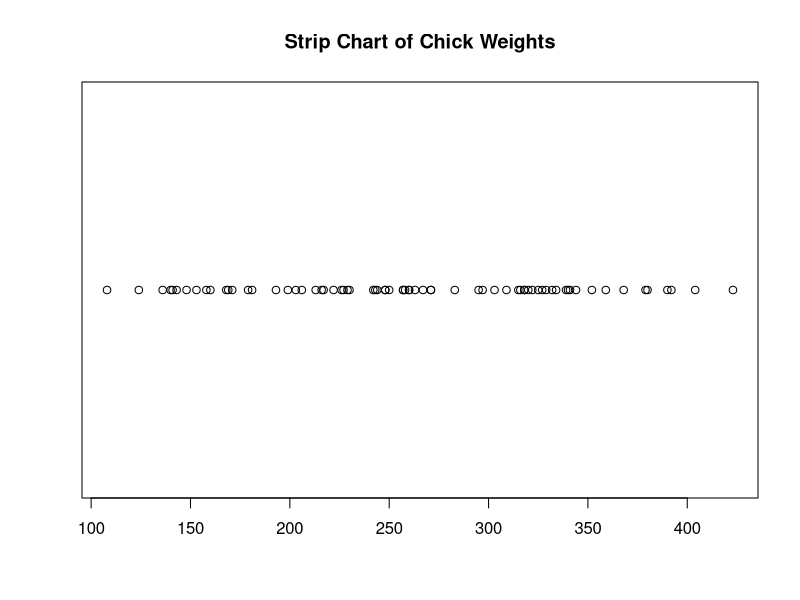
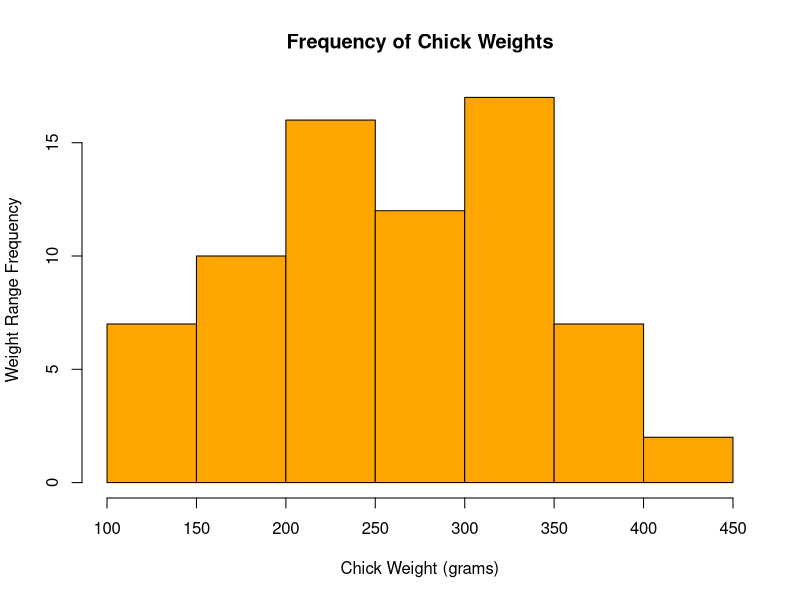
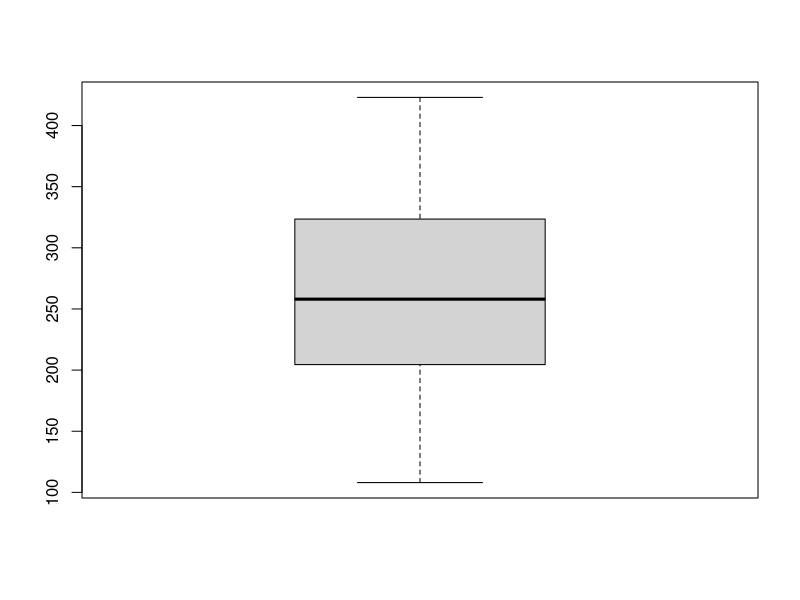
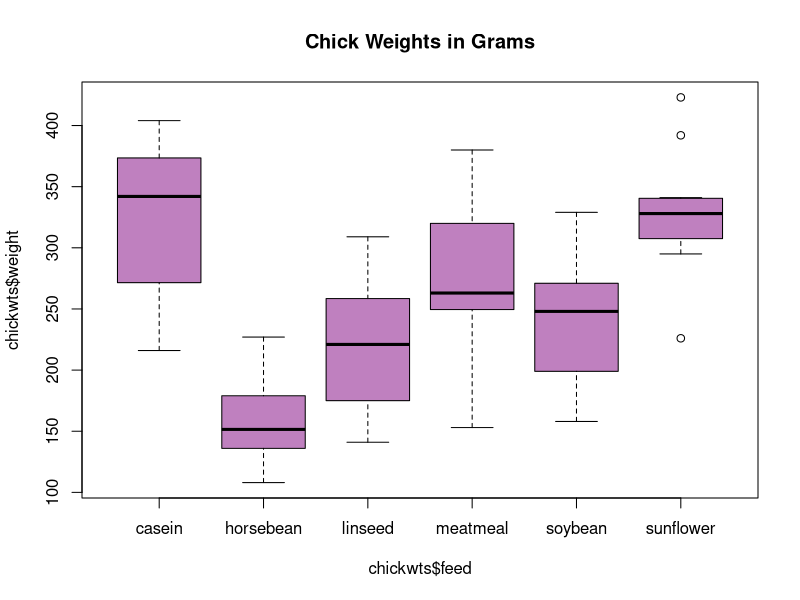
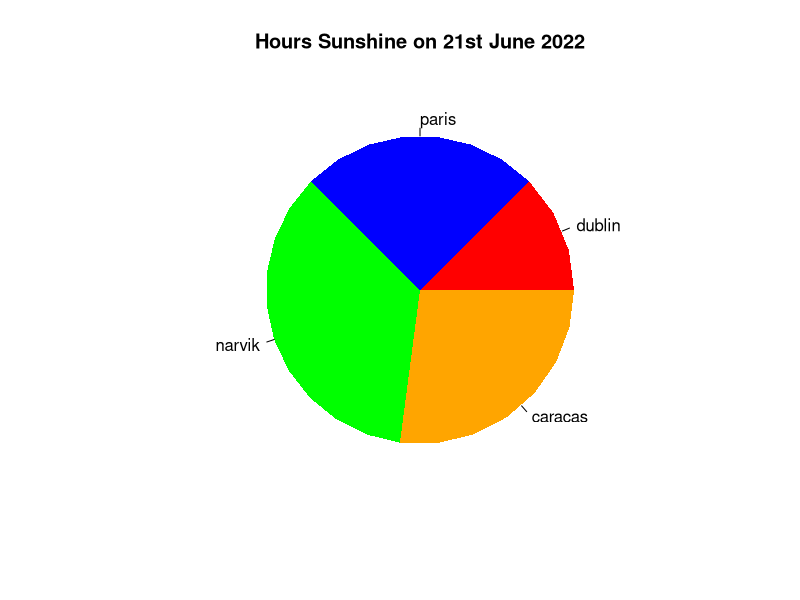

Write the R code that produced these figures, in order.
#' @title 7_BasicPlots.R
#' @description Demonstrates strip, histogram, boxplot, scatterplot
#' @author NMCG
#' @bugs None
#' @keywords strip, histogram, boxplot, scatterplot

# query/list available data #################################################

data()

# examine data ##############################################################

chickwts

# access individual columns by name
chickwts$feed

# shown variable names
names(chickwts)

# show structure of the data
str(chickwts)

# show first or last N rows of data
head(chickwts, n = 10)
tail(chickwts, n = 12)

# show basic statistical summary (median, Q1,2,3 etc)
summary(chickwts)


# stripchart #################################################################

# title and plotting character set
stripchart(chickwts$weight, 
           main = "Strip Chart of Chick Weights",
           pch = 21)

# histogram #################################################################

# title and xy labels and color
hist(chickwts$weight, main = "Frequency of Chick Weights",
     xlab = "Chick Weight (grams)",
     ylab = "Weight Range Frequency",
     col = "orange")

# boxplot ###################################################################

boxplot(chickwts$weight)

# box-plot (multiple categories using ~) ####################################

boxplot(chickwts$weight~chickwts$feed, 
        main = "Chick Weights in Grams",
        col = rgb(0.75, 0.5, 0.75))

# pie chart #################################################################

sunshinePerDay <- c(6, 12, 17, 13)
cities <- c("dublin", "paris", "narvik", "caracas")

# uncomment the parameters (i.e. edges, main, border) to see what each parameter does
pie(x = sunshinePerDay, 
    labels = cities, 
    edges = 32,
    main = "Hours Sunshine on 21st June 2022", 
    border = FALSE,
    col = c("red","blue","green","orange"))







